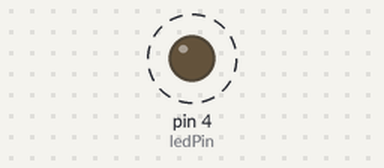
Bench run of a sketch on a simulated Arduino Uno, built with avr-gcc and run on an emulated ATmega328P. On the bench: output pins drawn as LEDs (lit = HIGH). Dashed ring = blinking.

Above: at 0.02 s.
Timing chart, 0 to 3.0 s (numbered marks = the images above):
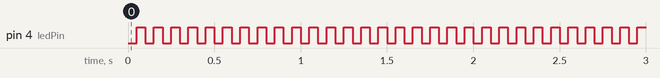

Measured:
- by itself, pin 4 (ledPin): alternates HIGH for 0.05 s and LOW for 0.05 s

The sketch:

allumerled.ino
```cpp
const int ledPin = 4; //numéro de la broche uitlisée
void setup () {
  pinMode(ledPin, OUTPUT);
}

void loop() {
  digitalWrite(ledPin, LOW);
  delay(50);
  digitalWrite(ledPin, HIGH);
  delay(50);
}
```
